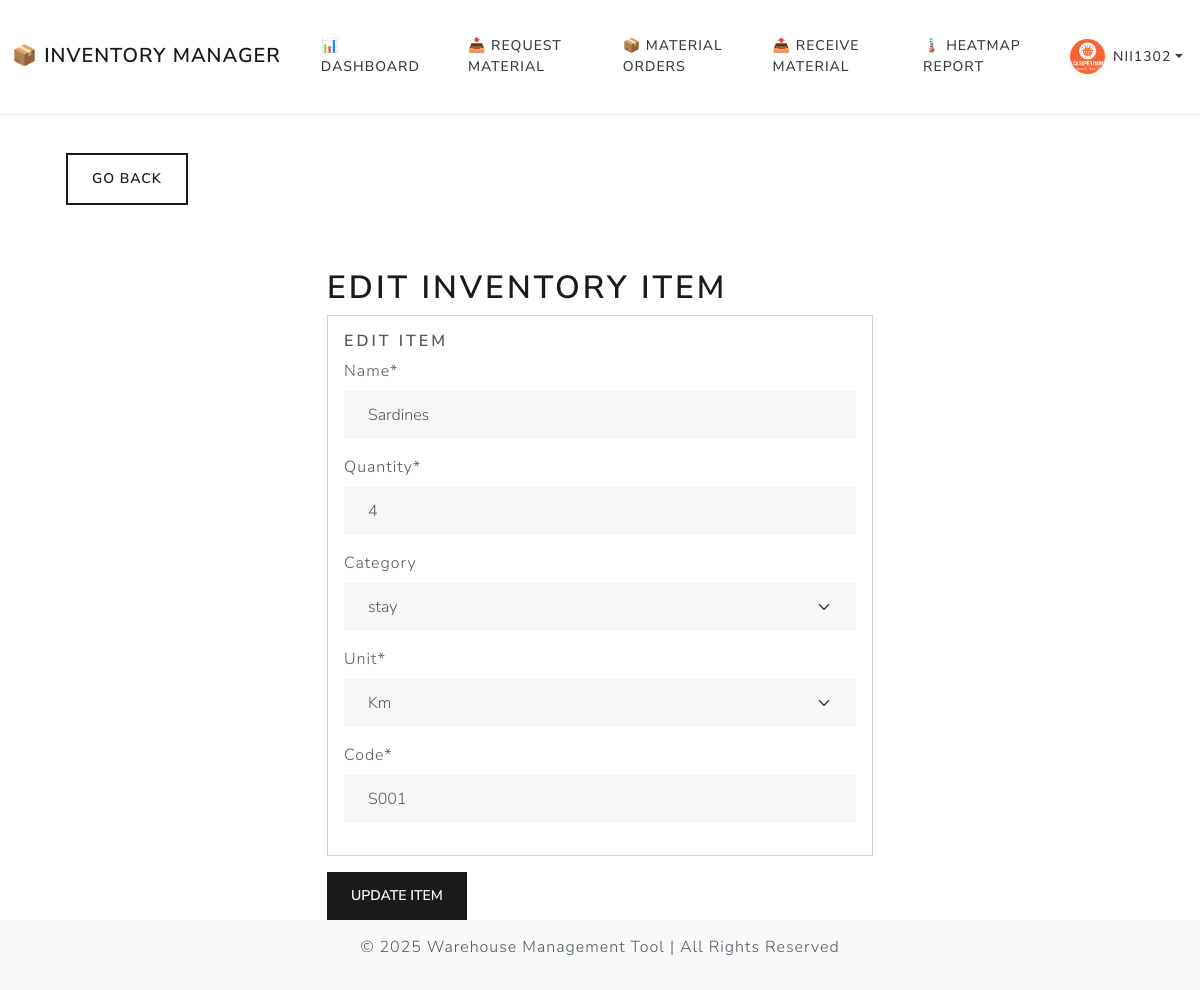
/edit-item/6 (signed in), run on an earlier commit of the app's database.
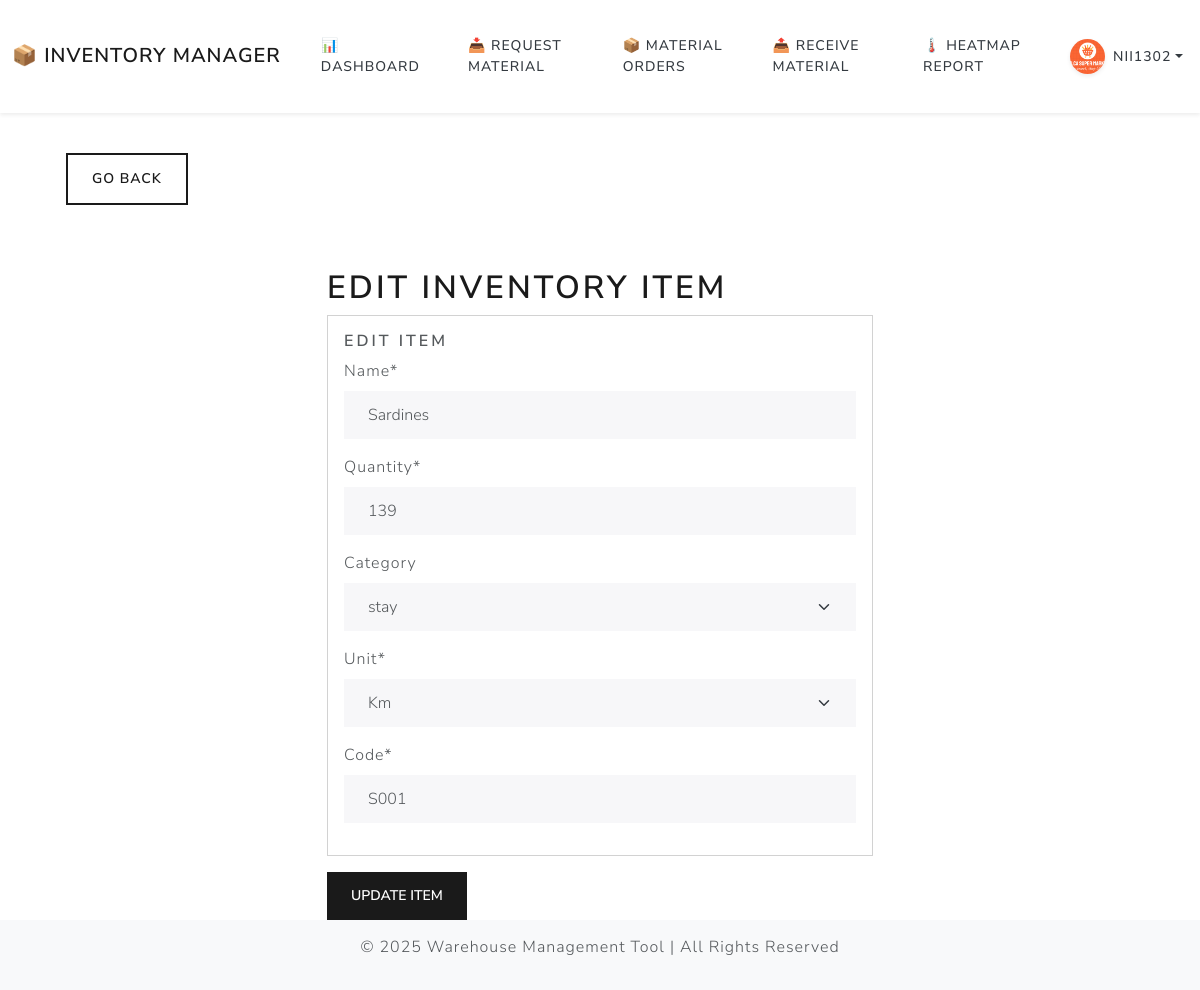
And on a later commit of the database.
### Inventory/models.py (models this page shows, shortened)
class InventoryItem(models.Model):
    name = models.CharField(max_length=200)
    quantity = models.IntegerField()
    category = models.ForeignKey('Category', on_delete=models.SET_NULL, blank=True, null=True)
    code = models.CharField(max_length=200)
    unit = models.ForeignKey('Unit', on_delete=models.CASCADE)
    date_created = models.DateTimeField(auto_now_add=True)
    user = models.ForeignKey(User, on_delete=models.CASCADE)
    group = models.ForeignKey(Group, on_delete=models.CASCADE, null=True, blank=True)

class Category(models.Model):
    name = models.CharField(max_length=200)
    class Meta:
        verbose_name_plural = 'categories'
    def __str__(self):
        return self.name

### Inventory/views.py (the view)
# urls.py: path('edit-item/<int:pk>', EditItem.as_view(), name='edit-item'),
class EditItem(LoginRequiredMixin, PermissionRequiredMixin, UpdateView):
    model = InventoryItem
    form_class = InventoryItemForm
    template_name = 'Inventory/item_form.html'
    success_url = reverse_lazy('dashboard')
    permission_required = 'Inventory.change_inventoryitem'
    def get_queryset(self):
        if self.request.user.is_superuser:
            return InventoryItem.objects.all()
        return InventoryItem.objects.filter(group__in=self.request.user.groups.all())

### Inventory/forms.py
class InventoryItemForm(forms.ModelForm):
    class Meta:
        model = InventoryItem
        fields = ['name', 'quantity', 'category', 'unit', 'code']

### Inventory/context_processors.py (called while the page is built)
def user_profile(request):
    if request.user.is_authenticated:
        profile, _ = Profile.objects.get_or_create(user=request.user)
        return {'profile': profile}
    return {'profile': None}

### Inventory/models.py (called while the page is built)
    def __str__(self):
        return self.name

### Inventory/templates/Inventory/item_form.html (shortened to what this page needs)
{% extends 'Inventory/base.html' %}
{% load crispy_forms_tags %}
{% block content %}
<a href="{% url 'dashboard' %}" class="btn btn-outline-primary my-3 mx-4">Go Back</a>
<div class="row">
    <div class="col-11 col-md-6 mx-auto mt-5">
        <h1>{% if form.instance.pk %}Edit Inventory Item{% else %}Add Inventory Items{% endif %}</h1>
        <form method="POST">
            {% if formset %}
                <div id="formset">
                    {{ formset.management_form }}
                    {% for form in formset %}
                        <div class="form-group form-row item-form card p-3 mb-3">
                            <div class="form-header d-flex justify-content-between align-items-center">
                                <h5 class="form-title">Item {{ forloop.counter }}</h5>
                                <div>
                                    <button type="button" class="btn btn-outline-info btn-sm toggle-form">Collapse</button>
                                    <button type="button" class="btn btn-outline-danger btn-sm remove-form d-none">Remove</button>
                                </div>
                            </div>
                            <div class="form-summary d-none"></div>
                            <div class="form-body">
                                {{ form|crispy }}
                            </div>
                        </div>
                    {% endfor %}
                </div>
                <div class="mt-3 d-flex gap-2">
                    <button type="button" id="add-form" class="btn btn-secondary">Add Another Item</button>
                    <button type="submit" class="btn btn-primary">Add Items</button>
                </div>
            {% else %}
                <div class="form-group form-row item-form card p-3 mb-3">
                    <div class="form-header d-flex justify-content-between align-items-center">
                        <h5 class="form-title">Edit Item</h5>
                    </div>
                    <div class="form-body">
                        {{ form|crispy }}
                    </div>
                </div>
                <button type="submit" class="btn btn-primary">Update Item</button>
            {% endif %}
        </form>
    </div>
</div>
{% endblock %}

What changed in the data, as far as the page shows it:
changed InventoryItem "stay": quantity "4" → "139"
